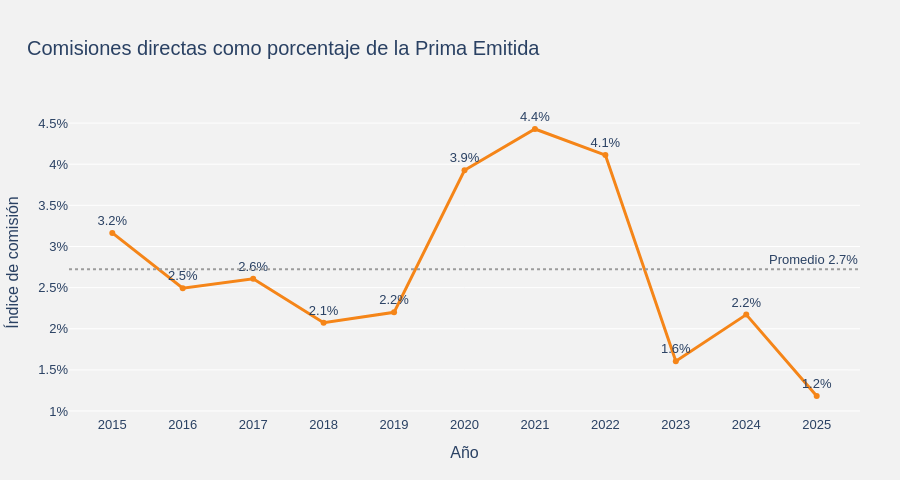

The code cell stored with this chart in its notebook:
### Markdown cell above
### 2.1.2. Comisiones directas respecto a la prima emitida

Se compara el monto anual de comisiones directas con el índice de comisión y su variación interanual en puntos porcentuales.

### Code cell
mercado["indice_comision"] = (
    mercado["comision_directa_ajustada"]
    / mercado["prima_emitida_ajustada"]
    * 100
)
mercado["variacion_comision_pp"] = mercado["indice_comision"].diff()

promedio_comision = mercado["indice_comision"].mean()
tabla_comisiones = mercado[[
    "comision_directa_ajustada",
    "indice_comision",
    "variacion_comision_pp",
]].rename(columns={
    "comision_directa_ajustada": "Comisiones directas",
    "indice_comision": "Índice de comisión (%)",
    "variacion_comision_pp": "Variación (pp)",
})

display(tabla_comisiones.style.format({
    "Comisiones directas": "{:,.2f}",
    "Índice de comisión (%)": "{:.2f}",
    "Variación (pp)": "{:.2f}",
}))
print(f"Promedio histórico del índice de comisión: {promedio_comision:.2f}%")

fig = go.Figure()
fig.add_scatter(
    x=mercado.index,
    y=mercado["indice_comision"],
    mode="lines+markers+text",
    text=mercado["indice_comision"].map(lambda valor: f"{valor:.1f}%"),
    textposition="top center",
    name="Índice de comisión",
    line=dict(color=COLORES["naranja"], width=3),
)
fig.add_hline(
    y=promedio_comision,
    line_dash="dot",
    line_color=COLORES["gris"],
    annotation_text=f"Promedio {promedio_comision:.1f}%",
)
fig.update_layout(
    title="Comisiones directas como porcentaje de la Prima Emitida",
    template="reservas",
    height=480,
    xaxis=dict(title="Año", dtick=1),
    yaxis=dict(title="Índice de comisión", ticksuffix="%"),
)
fig.show()

### Figure 1 — Plotly figure (JSON) as saved in the notebook; plotly's stock layout.template omitted (floating-point values rounded to 4 significant figures)
{"data": [{"line": {"color": "#F58518", "width": 3}, "mode": "lines+markers+text", "name": "Índice de comisión", "text": ["3.2%", "2.5%", "2.6%", "2.1%", "2.2%", "3.9%", "4.4%", "4.1%", "1.6%", "2.2%", "1.2%"], "textposition": "top center", "type": "scatter", "x": [2015, 2016, 2017, 2018, 2019, 2020, 2021, 2022, 2023, 2024, 2025], "y": [3.165, 2.494, 2.607, 2.073, 2.2, 3.927, 4.428, 4.111, 1.605, 2.172, 1.183]}], "layout": {"annotations": [{"showarrow": false, "text": "Promedio 2.7%", "x": 1, "xanchor": "right", "xref": "x domain", "y": 2.724, "yanchor": "bottom", "yref": "y"}], "height": 480, "shapes": [{"line": {"color": "#9C9C9C", "dash": "dot"}, "type": "line", "x0": 0, "x1": 1, "xref": "x domain", "y0": 2.724, "y1": 2.724, "yref": "y"}], "title": {"text": "Comisiones directas como porcentaje de la Prima Emitida"}, "xaxis": {"dtick": 1, "title": {"text": "Año"}}, "yaxis": {"ticksuffix": "%", "title": {"text": "Índice de comisión"}}}}
